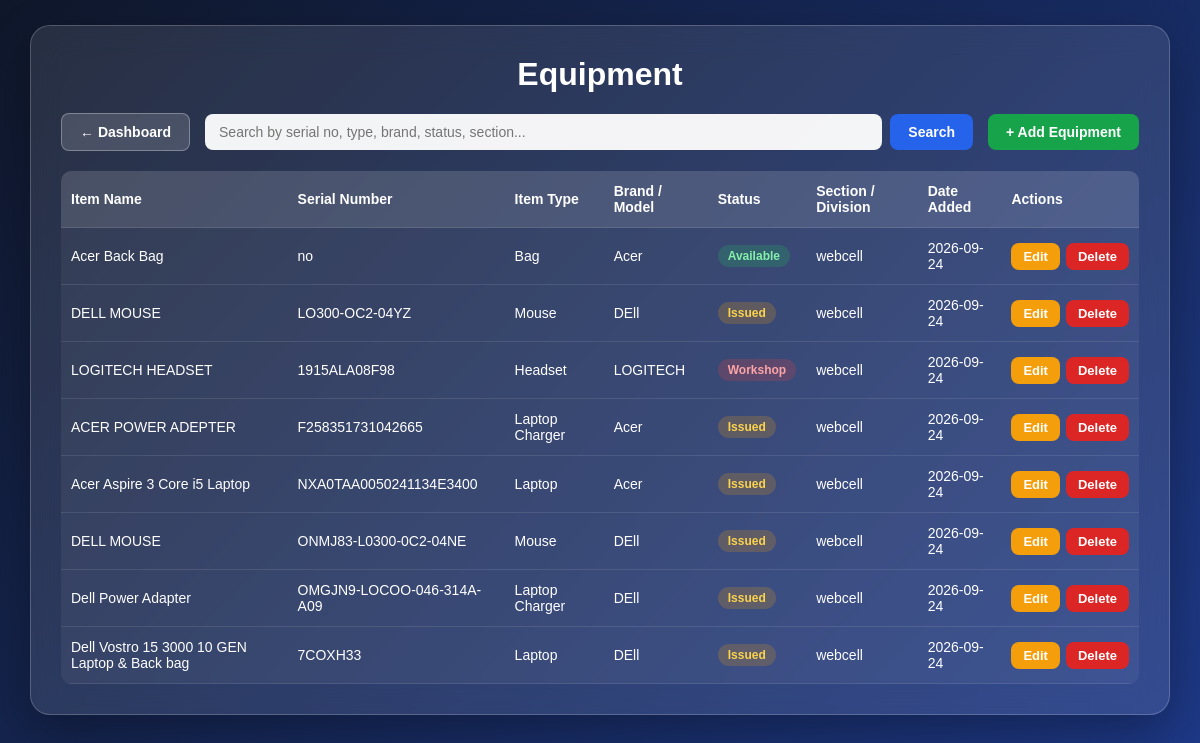
The app's page /equipment.php (signed in) with its own data.
### tables this page shows
CREATE TABLE `equipment` (
  `id` int(11) NOT NULL,
  `item_name` varchar(100) NOT NULL DEFAULT '',
  `asset_number` varchar(50) NOT NULL,
  `item_type` varchar(50) NOT NULL,
  `brand_model` varchar(100) NOT NULL,
  `status` enum('Available','Issued','Workshop') NOT NULL DEFAULT 'Available',
  `section_division` varchar(100) NOT NULL,
  `date_added` date NOT NULL,
  `created_at` timestamp NOT NULL DEFAULT current_timestamp()
);

### equipment.php (the view, shortened to what this page needs)
<?php
require_once "db.php";
$search = trim($_GET['search'] ?? '');
if ($search !== '') {
    $stmt = $pdo->prepare("SELECT * FROM equipment WHERE item_name LIKE ? OR asset_number LIKE ? OR item_type LIKE ? OR brand_model LIKE ? OR section_division LIKE ? OR status LIKE ? ORDER BY id DESC");
    $like = "%$search%";
    $stmt->execute([$like, $like, $like, $like, $like, $like]);
} else {
    $stmt = $pdo->query("SELECT * FROM equipment ORDER BY id DESC");
}
$equipment = $stmt->fetchAll(PDO::FETCH_ASSOC);
?>
<!DOCTYPE html>
<html lang="en">
<head>
</head>
<body>
    <div class="container">
        <h1>Equipment</h1>
        <div class="top-bar">
            <a href="dashboard.php" class="btn btn-back">&larr; Dashboard</a>
            <form class="search-form" method="GET" action="">
                <input type="text" name="search" placeholder="Search by serial no, type, brand, status, section..." value="<?php echo htmlspecialchars($search); ?>">
                <button type="submit" class="btn btn-primary">Search</button>
            </form>
            <a href="add_equipment.php" class="btn btn-add">+ Add Equipment</a>
        </div>
        <?php if (count($equipment) === 0): ?>
            <div class="empty">No equipment found.</div>
        <?php else: ?>
        <table>
            <thead>
                <tr>
                    <th>Item Name</th>
                    <th>Serial Number</th>
                    <th>Item Type</th>
                    <th>Brand / Model</th>
                    <th>Status</th>
                    <th>Section / Division</th>
                    <th>Date Added</th>
                    <th>Actions</th>
                </tr>
            </thead>
            <tbody>
                <?php foreach ($equipment as $e): ?>
                <tr>
                    <td data-label="Item Name"><?php echo htmlspecialchars($e['item_name'] ?? ''); ?></td>
                    <td data-label="Serial Number"><?php echo htmlspecialchars($e['asset_number']); ?></td>
                    <td data-label="Item Type"><?php echo htmlspecialchars($e['item_type']); ?></td>
                    <td data-label="Brand / Model"><?php echo htmlspecialchars($e['brand_model']); ?></td>
                    <td data-label="Status">
                        <span class="status-badge status-<?php echo htmlspecialchars($e['status']); ?>">
                            <?php echo htmlspecialchars($e['status']); ?>
                        </span>
                    </td>
                    <td data-label="Section"><?php echo htmlspecialchars($e['section_division']); ?></td>
                    <td data-label="Date Added"><?php echo htmlspecialchars($e['date_added']); ?></td>
                    <td data-label="Actions">
                        <div class="actions">
                            <a href="edit_equipment.php?id=<?php echo $e['id']; ?>" class="btn btn-edit">Edit</a>
                            <a href="delete_equipment.php?id=<?php echo $e['id']; ?>" class="btn btn-delete" onclick="return confirm('Delete this equipment item?');">Delete</a>
                        </div>
                    </td>
                </tr>
                <?php endforeach; ?>
            </tbody>
        </table>
        <?php endif; ?>
    </div>
</body>
</html>

### equipment.php (style rules this page uses)
* { margin: 0; padding: 0; box-sizing: border-box; font-family: Arial, sans-serif; }
body { min-height: 100vh; background: linear-gradient(135deg, #0f172a, #1e3a8a); padding: 25px 30px; }
.container { width: 100%; max-width: none; margin: 0; background: rgba(255, 255, 255, 0.1); backdrop-filter: blur(15px); border-radius: 20px; border: 1px solid rgba(255, 255, 255, 0.2); padding: 30px; box-shadow: 0 20px 50px rgba(0, 0, 0, 0.3); }
h1 { color: white; margin-bottom: 20px; text-align: center; }
.top-bar { display: flex; justify-content: space-between; align-items: center; gap: 15px; margin-bottom: 20px; flex-wrap: wrap; }
form.search-form { display: flex; gap: 8px; flex: 1; min-width: 250px; }
input[type="text"] { flex: 1; padding: 10px 14px; border: none; border-radius: 8px; outline: none; background: rgba(255, 255, 255, 0.95); font-size: 14px; }
.btn { padding: 10px 18px; border: none; border-radius: 8px; font-size: 14px; font-weight: bold; cursor: pointer; text-decoration: none; display: inline-block; transition: 0.2s; }
.btn-primary { background: #2563eb; color: white; }
.btn-add { background: #16a34a; color: white; white-space: nowrap; }
.btn-back { background: rgba(255,255,255,0.15); color: white; border: 1px solid rgba(255,255,255,0.3); white-space: nowrap; }
.btn-edit { background: #f59e0b; color: white; padding: 6px 12px; font-size: 13px; }
.btn-delete { background: #dc2626; color: white; padding: 6px 12px; font-size: 13px; }
table { width: 100%; border-collapse: collapse; color: white; background: rgba(255, 255, 255, 0.05); border-radius: 10px; overflow: hidden; }
th, td { padding: 12px 10px; text-align: left; border-bottom: 1px solid rgba(255, 255, 255, 0.1); font-size: 14px; }
th { background: rgba(255, 255, 255, 0.1); font-weight: bold; }
.actions { display: flex; gap: 6px; }
.status-badge { padding: 4px 10px; border-radius: 20px; font-size: 12px; font-weight: bold; display: inline-block; }
.status-Available { background: rgba(34, 197, 94, 0.2); color: #86efac; }
.status-Issued { background: rgba(245, 158, 11, 0.2); color: #fcd34d; }
.status-Workshop { background: rgba(239, 68, 68, 0.2); color: #fca5a5; }

### records on screen
equipment: item_name "Acer Back Bag", asset_number "no", item_type "Bag", brand_model "Acer", status "Available", section_division "webcell", date_added "2026-09-24"
equipment: item_name "DELL MOUSE", asset_number "LO300-OC2-04YZ", item_type "Mouse", brand_model "DEll", status "Issued", section_division "webcell", date_added "2026-09-24"
equipment: item_name "LOGITECH HEADSET", asset_number "1915ALA08F98", item_type "Headset", brand_model "LOGITECH", status "Workshop", section_division "webcell", date_added "2026-09-24"
equipment: item_name "ACER POWER ADEPTER", asset_number "F258351731042665", item_type "Laptop Charger", brand_model "Acer", status "Issued", section_division "webcell", date_added "2026-09-24"
equipment: item_name "Acer Aspire 3 Core i5 Laptop", asset_number "NXA0TAA0050241134E3400", item_type "Laptop", brand_model "Acer", status "Issued", section_division "webcell", date_added "2026-09-24"
equipment: item_name "DELL MOUSE", asset_number "ONMJ83-L0300-0C2-04NE", item_type "Mouse", brand_model "DEll", status "Issued", section_division "webcell", date_added "2026-09-24"
equipment: item_name "Dell Power Adapter", asset_number "OMGJN9-LOCOO-046-314A-A09", item_type "Laptop Charger", brand_model "DEll", status "Issued", section_division "webcell", date_added "2026-09-24"
equipment: item_name "Dell Vostro 15 3000 10 GEN Laptop & Back bag", asset_number "7COXH33", item_type "Laptop", brand_model "DEll", status "Issued", section_division "webcell", date_added "2026-09-24"
